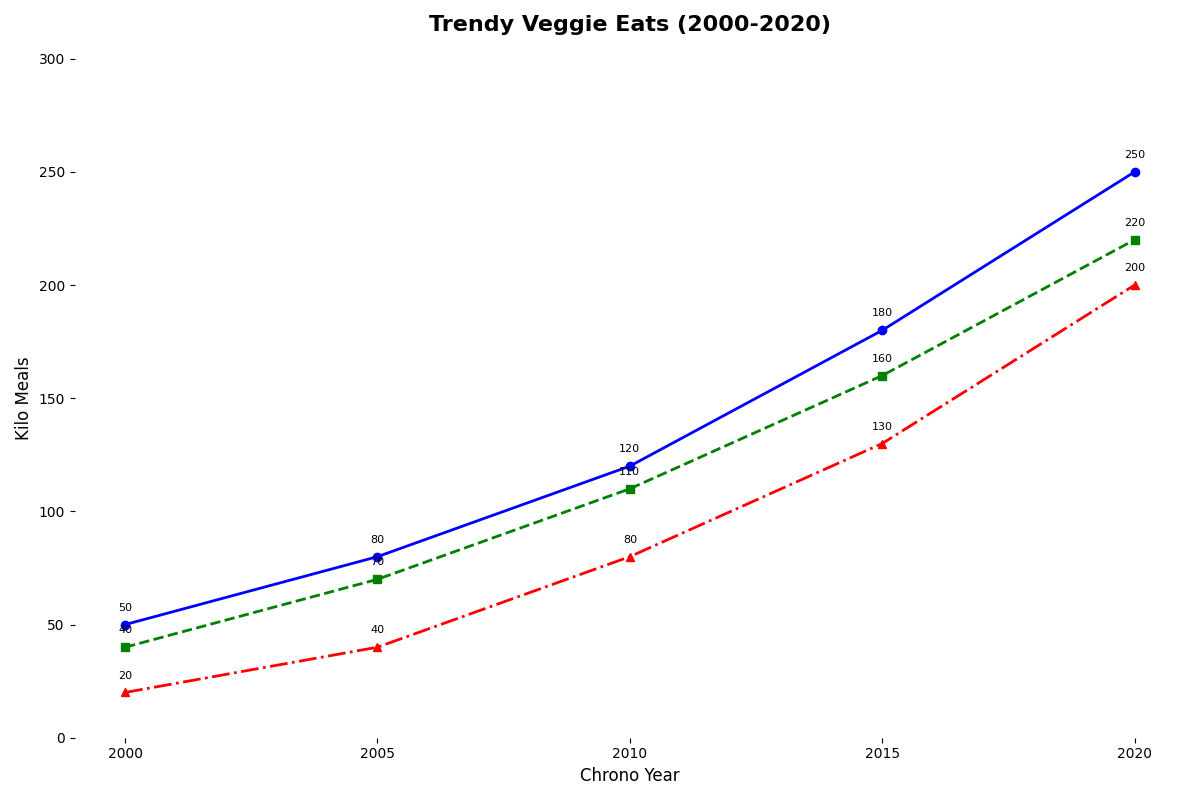

This chart was generated by the following Python code:
import matplotlib.pyplot as plt
import numpy as np

# Data: Plant-based food consumption in kilotons
years = np.array([2000, 2005, 2010, 2015, 2020])
north_america = np.array([50, 80, 120, 180, 250])
europe = np.array([40, 70, 110, 160, 220])
asia = np.array([20, 40, 80, 130, 200])

# Plotting
fig, ax = plt.subplots(figsize=(12, 8))

# Plot each region's data
ax.plot(years, north_america, marker='o', linestyle='-', color='blue', linewidth=2)
ax.plot(years, europe, marker='s', linestyle='--', color='green', linewidth=2)
ax.plot(years, asia, marker='^', linestyle='-.', color='red', linewidth=2)

# Title and labels
ax.set_title('Trendy Veggie Eats (2000-2020)', fontsize=16, fontweight='bold', pad=20)
ax.set_xlabel('Chrono Year', fontsize=12)
ax.set_ylabel('Kilo Meals', fontsize=12)

# Customize x and y ticks
ax.set_xticks(years)
ax.set_yticks(np.arange(0, 301, 50))

# Annotate key points with the exact consumption values
for year, na, eu, as_ in zip(years, north_america, europe, asia):
    ax.annotate(f'{na}', (year, na), textcoords="offset points", xytext=(0,10), ha='center', fontsize=8)
    ax.annotate(f'{eu}', (year, eu), textcoords="offset points", xytext=(0,10), ha='center', fontsize=8)
    ax.annotate(f'{as_}', (year, as_), textcoords="offset points", xytext=(0,10), ha='center', fontsize=8)

# Automatically adjust subplot parameters to give specified padding
plt.tight_layout()

# Display the plot
ax.spines['top'].set_visible(False)
ax.spines['right'].set_visible(False)
ax.spines['left'].set_color('none')
ax.spines['bottom'].set_color('none')
plt.show()
